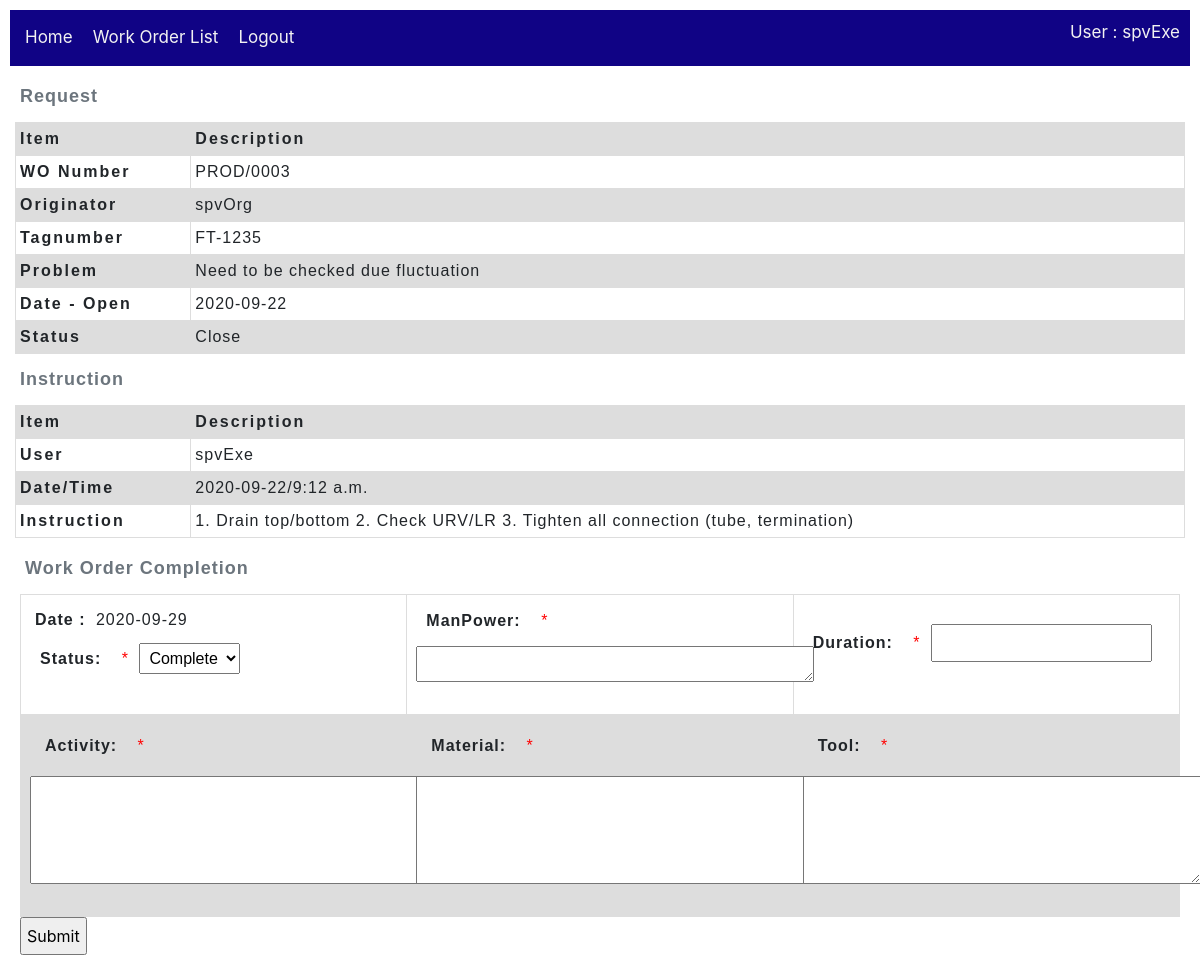
The page /workOrder/work_order/3/complete/ (signed in) on the database its author committed.
### workOrder/models.py (models this page shows, shortened)
class Work_order(models.Model):
    wo_number = models.CharField(max_length=20, null=True)
    tagnumber = models.CharField(max_length=50, null=True, help_text='Enter tagnumber(eg. FT-1405)')
    problem = models.TextField(max_length=1000, null=True)
    originator = models.ForeignKey(User,
        on_delete=models.SET_NULL,
        null=True)
    dest_section = models.ForeignKey(Section,
        on_delete=models.SET_NULL,
        null=True)
    date_open = models.DateField()
    date_finish = models.DateField(null=True)
    status = models.ForeignKey(Action,
        on_delete=models.SET_NULL,
        null=True)
    priority = models.ForeignKey(Wo_priority,
        on_delete=models.SET_NULL,
        null=True)
    current_user_id = models.IntegerField(null=True)
    executor_user_id = models.IntegerField(null=True)
    class Meta:
        ordering = ['originator','status','wo_number']

class Wo_instruction(models.Model):
    instruction = models.TextField(max_length=1000, null=True)
    date = models.DateField(null=True)
    time = models.TimeField(null=True)
    user = models.ForeignKey(User,
        on_delete=models.SET_NULL,
        null=True)
    work_order = models.ForeignKey(Work_order,
        on_delete=models.SET_NULL,
        null=True)

### utility/models.py (models this page shows, shortened)
class Action(models.Model):
    name = models.CharField(max_length=20, null=True, help_text='Enter name of Action(eg. Open, Close, Reject...)')
    description = models.CharField(max_length=100, null=True, help_text='Enter description of Action')
    mode = models.ForeignKey('Mode', on_delete=models.SET_NULL, null=True)
    class Meta:
        ordering = ['name']

### workOrder/views.py (the view, shortened to what this page needs)
# urls.py: path('work_order/<int:pk>/complete/', views.WoCompletion.as_view(), name='work_order-complete'),
class WoCompletion(LoginRequiredMixin, CreateView):
    form_class = WoCompletion_form
    model = Wo_completion
    template_name = 'workOrder/WoCompletion_form.html'  # Specify your own template name/location
    def get_form_kwargs(self):
        kwargs = super(WoCompletion, self).get_form_kwargs()
        kwargs.update({'user': self.request.user})
        return kwargs
    def get_initial(self):
        initial = super(WoCompletion, self).get_initial()
        return initial
    def get_context_data(self, **kwargs):
        context = super(WoCompletion,self).get_context_data(**kwargs)
        Wo_completed = Work_order.objects.get(id=self.kwargs.get("pk"))
        WoInstruction = Wo_instruction.objects.get(work_order=Wo_completed)
        context['Wo_instruction'] = WoInstruction
        context['work_order'] = Wo_completed
        context['date'] = datetime.date.today()
        return context

### workOrder/forms.py (shortened to what this page needs)
class WoCompletion_form(ModelForm):
   def __init__(self, *args, **kwargs):
      self.user = kwargs.pop('user') #take current user
      super(WoCompletion_form, self).__init__(*args, **kwargs)
      actDict = {}
      for action in Profile.objects.get(user=self.user).actions.all():
         actDict[action.pk] = action.name
      actlist = list(actDict.items())
      self.fields['status'].widget = Select(choices=actlist)
   class Meta:
      template_name = 'workOrder/WoCompletion_form.html'  # Specify your own template name/location
      model = Wo_completion
      fields = [
         'status',
         'manPower',
         'duration',
         'activity',
         'material',
         'tool',
         ]
      widgets = {
         'manPower': forms.Textarea(attrs={'rows':1}),
         'activity': forms.Textarea(attrs={'rows':4}),
         'tool': forms.Textarea(attrs={'rows':4}),
         'material': forms.Textarea(attrs={'rows':4}),
         }

### workOrder/templates/workOrder/WoCompletion_form.html (shortened to what this page needs)
{% extends "base_workOrder.html" %}
{% block content %}
  {% include 'Wo_request.html' %}
  {% include 'Wo_instruction.html' %}
  <form action="" method="post">
    <table class="WoCompletion">
      <caption>Work Order Completion</caption>
      <tbody>
        <tr>
          {% for field in form %}
            {% if field.label == 'Status' %}
              <td>
                <div><strong>Date : </strong>{{date}}</div>
                <div class="fieldWrapper form-group" aria-required={% if field.field.required %}"true"{% else %}"false"{% endif %}>
                    <strong>{{ field.label_tag }}</strong>
                    {% if field.field.required %}<span class="required" style="color: red;">*</span>{% endif %}
                    {{ field }}
                </div>
              </td>
              {% elif field.label == 'ManPower' %}
              <td>
                <div class="fieldWrapper form-group" aria-required={% if field.field.required %}"true"{% else %}"false"{% endif %}>
                    <strong>{{ field.label_tag }}</strong>
                    {% if field.field.required %}<span class="required" style="color: red;">*</span>{% endif %}
                    {{ field }}
                </div>
              </td>
              {% elif field.label == 'Duration' %}
              <td>
                <div class="fieldWrapper form-group" aria-required={% if field.field.required %}"true"{% else %}"false"{% endif %}>
                    <strong>{{ field.label_tag }}</strong>
                    {% if field.field.required %}<span class="required" style="color: red;">*</span>{% endif %}
                    {{ field }}
                </div>
              </td>
            {% endif %}
          {% endfor %}
        </tr>
        <tr>
          {% for field in form %}
            {% if field.label == 'Activity' %}
              <td>
                <div class="fieldWrapper form-group" aria-required={% if field.field.required %}"true"{% else %}"false"{% endif %}>
                  <div>
                    <strong>{{ field.label_tag }}</strong>
                    {% if field.field.required %}<span class="required" style="color: red;">*</span>{% endif %}
                  </div>
                  {{ field }}
                </div>
              </td>
            {% elif field.label == 'Material' %}
            <td>
              <div class="fieldWrapper form-group" aria-required={% if field.field.required %}"true"{% else %}"false"{% endif %}>
                <div>
                  <strong>{{ field.label_tag }}</strong>
                  {% if field.field.required %}<span class="required" style="color: red;">*</span>{% endif %}
                </div>
              {{ field }}
              </div>
            </td>
            {% elif field.label == 'Tool' %}
            <td>
              <div class="fieldWrapper form-group" aria-required={% if field.field.required %}"true"{% else %}"false"{% endif %}>
                <div>
                  <strong>{{ field.label_tag }}</strong>
                  {% if field.field.required %}<span class="required" style="color: red;">*</span>{% endif %}
                </div>
              {{ field }}
              </div>
            </td>
            {% endif %}
          {% endfor %}
        </tr>
      </tbody>
    </table>
    <input type="submit" value="Submit">
  </form>
{% endblock %}

### workOrder/templates/base_workOrder.html (shortened to what this page needs)
<!DOCTYPE html>
<html lang="en">
    <head>
        <link rel="stylesheet" href="https://stackpath.bootstrapcdn.com/bootstrap/4.1.3/css/bootstrap.min.css">
        <link rel="stylesheet" href="http://code.jquery.com/ui/1.11.0/themes/smoothness/jquery-ui.css">
        {% load static %}
        <link rel="stylesheet" href="{% static 'css/styles.css' %}">
    </head>
    <body>
        <div class="topnav">
            <ul>
                <li><a href="{% url 'home-cmms' %}">Home</a></li>
                {% if user.is_authenticated %}
                    <li><a href="{% url 'workOrder:work_orders'%}">Work Order List</a></li>
                    <li><a href="{% url 'logout'%}?next={{request.path}}">Logout</a></li>
                {% else %}
                    <li><a href="{% url 'login'%}?next={{request.path}}">Login</a></li>
                {% endif %}
                {% if user.is_authenticated %}
                    <li style="float: right;">User : {{ user.get_username }}</li>
                {% endif %}
            </ul>
        </div>
        <div>{% block content %}{% endblock %}</div>
    </body>
</html>

### workOrder/templates/Wo_request.html
{% block content %}
    <table class="WoHeader">
        <caption>Request</caption>
        <thead>
            <tr>
                <th scope="col">Item</th>
                <th scope="col">Description</th>
            </tr>
        </thead>
        <tbody>
            <tr>
                <th scope="row">WO Number</th>
                <td>{{ work_order.wo_number }}</td>
            </tr>
            <tr>
                <th scope="row">Originator</th>
                <td>{{ work_order.originator }}</td>
            </tr>
            <tr>
                <th scope="row">Tagnumber</th>
                <td>{{ work_order.tagnumber }}</td>
            </tr>
            <tr>
                <th scope="row">Problem</th>
                <td>{{ work_order.problem }}</td>
            </tr>
            <tr>
                <th scope="row">Date - Open</th>
                <td>{{ work_order.date_open }}</td>
            </tr>
            <tr>
                <th scope="row">Status</th>
                <td>{{ work_order.status.name }}</td>
            </tr>
        </tbody>
    </table>
{% endblock %}

### workOrder/templates/Wo_instruction.html
{% block content %}
<table class="WoHeader">
    <caption>Instruction</caption>
    <thead>
      <tr>
        <th scope="col">Item</th>
        <th scope="col">Description</th>
    </tr>
    </thead>
    <tbody>
      <tr>
        <th>User</th>
        <td>{{Wo_instruction.user}}</td>
      </tr>
      <tr>
        <th>Date/Time</th>
        <td>{{Wo_instruction.date}}/{{Wo_instruction.time}}</td>
      </tr>
      <tr>
        <th>Instruction</th>
        <td>{{Wo_instruction.instruction}}</td>
      </tr>
    </tbody>
  </table>
{% endblock %}

### workOrder/static/css/styles.css (style rules this page uses)
* { padding: 5px; }
.topnav { overflow: hidden; background-color: rgb(16, 3, 133); }
.topnav ul { list-style-type: none; margin: 0; padding: 0; overflow: hidden; background-color: rgb(16, 3, 133); }
.topnav ul li { float: left; color: #f2f2f2; text-align: center; padding: 5px; text-decoration: none; font-size: 17px; }
.topnav ul li a { float: left; color: #f2f2f2; text-align: center; padding: 5px; text-decoration: none; font-size: 17px; }
* { box-sizing: border-box; }
table { table-layout: fixed; width: 100%; border-collapse: collapse; }
caption { font-family: sans-serif; font-size: 18px; font-weight: bold; caption-side: top; text-align: left; letter-spacing: 1px; }
td, th { border: 1px solid #dddddd; text-align: left; padding: 4px; }
th { letter-spacing: 2px; }
td { letter-spacing: 1px; }
thead th { background-color: #dddddd; }
tr:nth-child(even) { background-color: #dddddd; }
table.WoHeader { font-family: arial, sans-serif; }
table.WoHeader thead th:nth-child(1) { width: 15%; }
table.WoCompletion { font-family: arial, sans-serif; }
table.WoCompletion tbody td { height: 100px; }

### rows shown on the page
Work_order: wo_number "PROD/0003", originator "spvOrg", tagnumber "FT-1235", problem "Need to be checked due fluctuation", date_open "2020-09-22", status.name "Close"
Wo_instruction: user "spvExe", date "2020-09-22", time "9:12 a.m.", instruction "1. Drain top/bottom 2. Check URV/LR 3. Tighten all connection (tube, termination)"

### other values the page prints
{{ user.get_username }} "spvExe"
{{ date }} "2020-09-29"
{{ field.label_tag }} "Status:"
{{ field.label_tag }} "ManPower:"
{{ field.label_tag }} "Duration:"
{{ field.label_tag }} "Activity:"
{{ field.label_tag }} "Material:"
{{ field.label_tag }} "Tool:"
